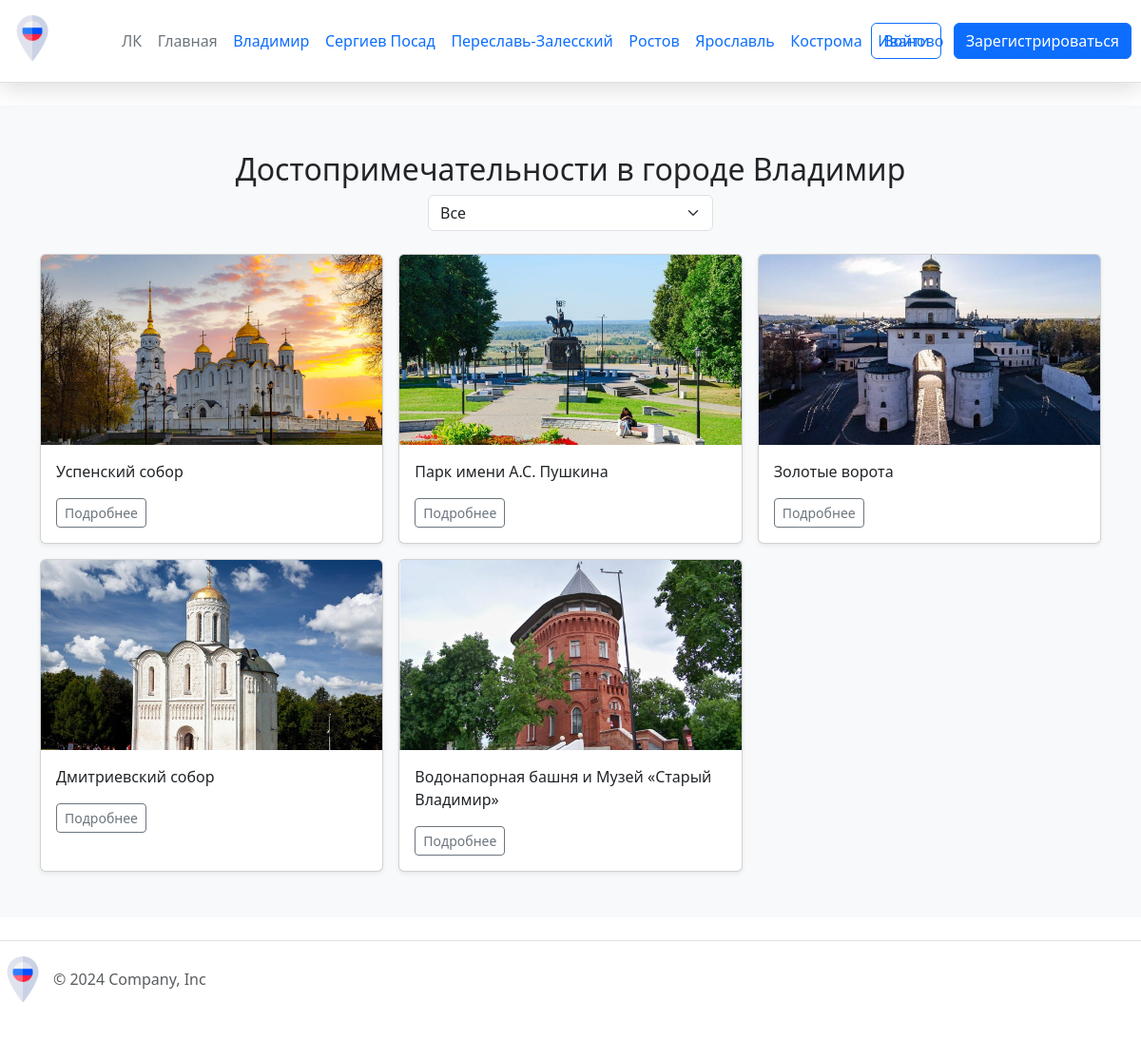
Page /attractions/1 on the committed database.
### app.py (models this page shows)
class City(db.Model):
    city_id = db.Column(db.Integer, primary_key=True)
    city_name = db.Column(db.String(20), nullable=False)
    photo = db.Column(db.LargeBinary, nullable=False)
    description = db.Column(db.Text, nullable=False)

class Attraction(db.Model):
    attraction_id = db.Column(db.Integer, primary_key=True)
    attraction_name = db.Column(db.String(50), nullable=False)
    photo = db.Column(db.LargeBinary, nullable=False)
    description = db.Column(db.Text, nullable=False)
    attraction_type = db.Column(db.String(80), nullable=False)
    city_id = db.Column(db.Integer, db.ForeignKey('city.city_id'), nullable=False)
    latitude = db.Column(db.Float, nullable=True)  # Широта
    longitude = db.Column(db.Float, nullable=True) # Долгота

### app.py (the view)
@app.route("/attractions/<int:city_id>", methods=['GET'])
def attractions(city_id):
    category_filter = request.args.get('attraction_type')
    if category_filter:
        attractions = Attraction.query.filter_by(city_id=city_id, attraction_type=category_filter).all()
    else:
        attractions = Attraction.query.filter_by(city_id=city_id).all()
    city = City.query.get(city_id)
    return render_template('attraction.html', attractions=attractions, city=city)

### app.py (called while the page is built)
@app.context_processor
def inject_cities():
    cities = City.query.all()
    return dict(cities=cities)

### templates/attraction.html (shortened to what this page needs)
{% extends "base.html" %}
{% block content %}
<div class="album py-5 bg-body-tertiary">
    <div class="container">
        <h2>Достопримечательности в городе {{ city.city_name }}</h2>
        <form method="GET" action="{{ url_for('attractions', city_id=city.city_id) }}" class="mb-4">
            <select name="attraction_type" class="form-select" onchange="this.form.submit()">
                <option value="">Все</option>
            </select>
        </form>
        <div class="row row-cols-1 row-cols-sm-2 row-cols-md-3 g-3">
            {% for attraction in attractions %}
            <div class="col">
                <div class="card shadow-sm">
                    <img src="{{ url_for('static', filename='img/' + attraction.photo) }}" class="card-img-top" alt="{{ attraction.attraction_name }}">
                    <div class="card-body">
                        <p class="card-text">{{ attraction.attraction_name }}</p>
                        <div class="d-flex justify-content-between align-items-center">
                            <div class="btn-group">
                                <a href="{{ url_for('attraction_detail', attraction_id=attraction.attraction_id) }}" class="btn btn-sm btn-outline-secondary">Подробнее</a>
                            </div>
                        </div>
                    </div>
                </div>
            </div>
            {% endfor %}
        </div>
    </div>
</div>
{% endblock %}

### templates/base.html (shortened to what this page needs)
<!DOCTYPE html>
<html lang="en">
<head>
    <link href="https://cdn.jsdelivr.net/npm/bootstrap@5.3.3/dist/css/bootstrap.min.css" rel="stylesheet">
    <link rel="stylesheet" href="https://cdnjs.cloudflare.com/ajax/libs/font-awesome/6.2.0/css/all.min.css" />
    <link rel="stylesheet" href="https://cdn.jsdelivr.net/npm/sweetalert2@11/dist/sweetalert2.min.css">
    <link rel="stylesheet" href="{{url_for('static', filename='css/main.css')}}">
</head>
<body>
    <div class="page">
        <header class="d-flex flex-wrap align-items-center justify-content-center justify-content-md-between py-3 mb-4 border-bottom">
          <div class="col-md-3 mb-2 mb-md-0">
            <a href="/" class="d-inline-flex link-body-emphasis text-decoration-none">
              <img class="header__img" src="{{ url_for('static', filename='img/russia.png') }}" alt="russia">
            </a>
          </div>
          <div class="col-md-6 mb-0 mb-md-0 d-flex justify-content-center">
            <ul class="nav col-12 col-md-auto mb-2 justify-content-center mb-md-0">
              <li><a href="{{ url_for('lk') }}" class="nav-link px-2 link-secondary">ЛК</a></li>
              <li><a href="{{ url_for('index') }}" class="nav-link px-2 link-secondary">Главная</a></li>
              {% for city in cities %}
                <li class="nav-item">
                  <a class="nav-link" href="{{ url_for('city_detail', city_id=city.city_id) }}">{{ city.city_name }}</a>
                </li>
              {% endfor %}
            </ul>
          </div>
          <div class="col-md-3 text-end">
            <a href="{{ url_for('login') }}"><button type="button" class="btn btn-outline-primary me-2">Войти</button></a>
            <a href="{{ url_for('register') }}"><button type="button" class="btn btn-primary">Зарегистрироваться</button></a>
          </div>
        </header>
        <div class="content">
            {% block content %}{% endblock %}
        </div>
        <footer class="d-flex flex-wrap justify-content-between align-items-center py-3 my-4 border-top">
            <div class="col-md-4 d-flex align-items-center">
              <a href="/" class="mb-3 me-2 mb-md-0 text-body-secondary text-decoration-none lh-1">
                <img class="header__img" src="{{ url_for('static', filename='img/russia.png') }}" alt="russia">
              </a>
              <span class="mb-3 mb-md-0 text-body-secondary">© 2024 Company, Inc</span>
            </div>
          </footer>
</body>
</html>

### static/css/main.css (style rules this page uses)
header { position: sticky; top: 0; padding: 10px; z-index: 1000; background: #fff; -webkit-box-shadow: 0 5px 25px rgba(0, 0, 0, 0.15); box-shadow: 0 5px 25px rgba(0, 0, 0, 0.15) ; }
.header__img { height: 48px; width: 48px; }
.nav-link { padding: 0.2rem 0.5rem; }
.nav li { padding-right: 0.5px; }
.nav li:last-child { padding-right: 0; }
h2 { text-align: center; margin-top: 0; }
.card { height: 100%; }
.card-img-top { width: 100%; height: 200px; object-fit: cover; }
form { width: 300px; margin: 0 auto; }

### rows in the picture
City: city_name "Владимир"
City: city_name "Сергиев Посад"
City: city_name "Переславь-Залесский"
City: city_name "Ростов"
City: city_name "Ярославль"
City: city_name "Кострома"
City: city_name "Иваново"
Attraction: photo (picture), attraction_name "Успенский собор"
Attraction: photo (picture), attraction_name "Парк имени А.С. Пушкина"
Attraction: photo (picture), attraction_name "Золотые ворота"
Attraction: photo (picture), attraction_name "Дмитриевский собор"
Attraction: photo (picture), attraction_name "Водонапорная башня и Музей «Старый Владимир»"
